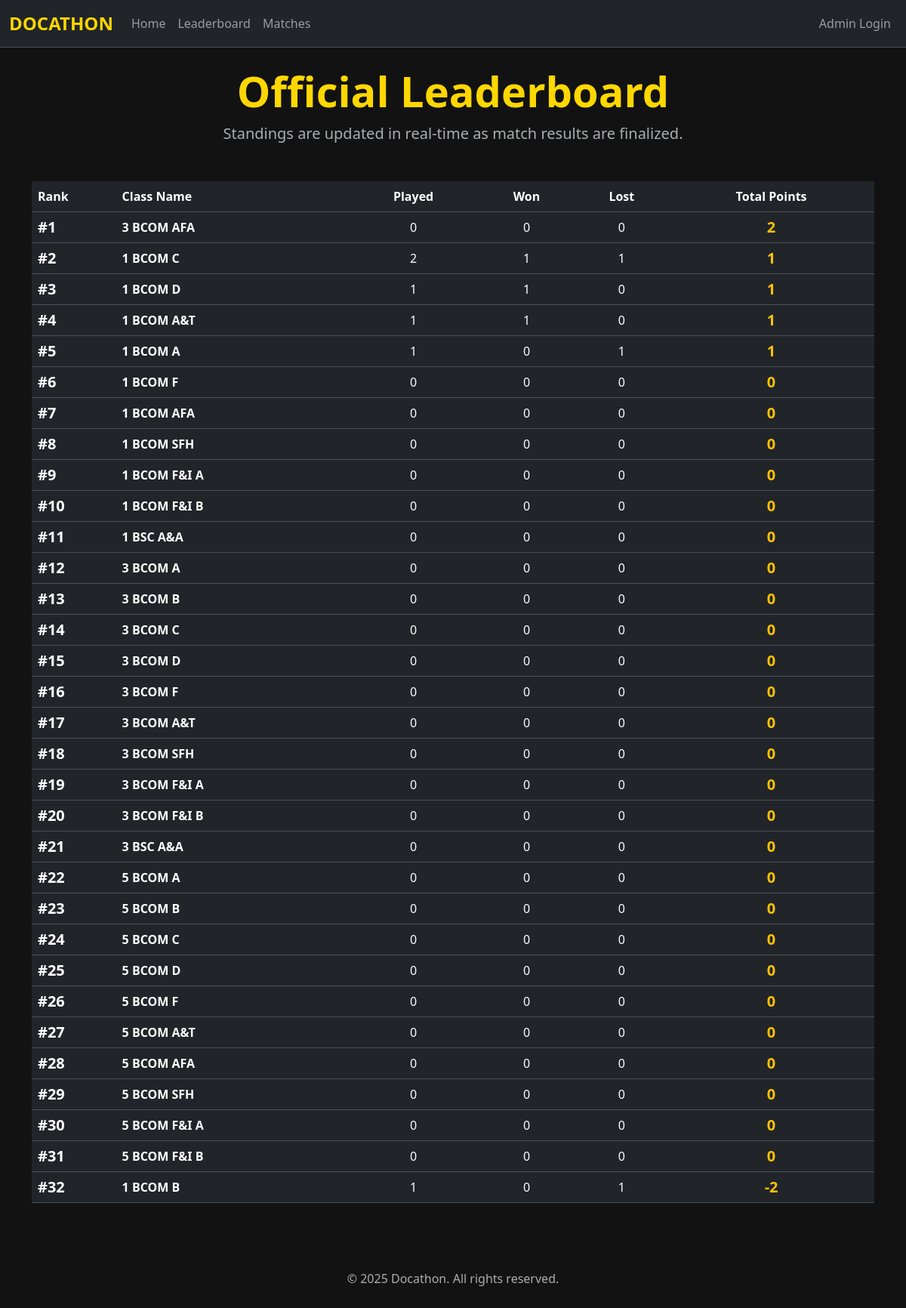
The app's page /leaderboard with its own data.
### tables this page shows
CREATE TABLE classes (
    id INTEGER PRIMARY KEY AUTOINCREMENT,
    name TEXT NOT NULL UNIQUE
);

### app.py (the view)
@app.route('/leaderboard')
def leaderboard():
    conn = get_db_connection()
    query = """
        WITH ClassStats AS (
            -- 1. Calculate Wins, Losses, and Tournament Points from matches
            SELECT
                c.id AS class_id,
                c.name AS class_name,
                COUNT(m.id) AS played,
                SUM(CASE WHEN m.winner_id = c.id THEN 1 ELSE 0 END) AS wins,
                SUM(CASE WHEN m.winner_id != c.id THEN 1 ELSE 0 END) AS losses,
                SUM(CASE
                    WHEN m.winner_id = c.id AND r.round_type = 'FINAL' THEN 5 -- Winner
                    WHEN m.winner_id != c.id AND r.round_type = 'FINAL' THEN 4 -- Runner-up
                    WHEN m.winner_id != c.id AND r.round_type = 'SEMI_FINAL' THEN 3 -- Semi-finalist
                    WHEN m.winner_id != c.id AND r.round_type = 'QUARTER_FINAL' THEN 2 -- Quarter-finalist
                    ELSE 0
                END) AS tournament_points
            FROM classes c
            LEFT JOIN matches m ON (c.id = m.class1_id OR c.id = m.class2_id) AND m.status = 'COMPLETED'
            LEFT JOIN rounds r ON m.round_id = r.id
            GROUP BY c.id, c.name
        ),
        ParticipationPoints AS (
            -- 2. Calculate Participation Points (1 point per unique sport played)
            SELECT
                class_id,
                COUNT(DISTINCT sport_id) * 1 AS participation_points
            FROM (
                SELECT class1_id AS class_id, sport_id FROM matches WHERE status = 'COMPLETED'
                UNION ALL
                SELECT class2_id AS class_id, sport_id FROM matches WHERE status = 'COMPLETED'
            )
            GROUP BY class_id
        ),
        AdjustmentPoints AS (
            -- 3. Sum all manual adjustments
            SELECT
                class_id,
                SUM(points) AS adjustment_points
            FROM point_adjustments
            GROUP BY class_id
        )
        -- 4. Final Calculation and Ranking
        SELECT
            cs.class_name,
            cs.played,
            cs.wins,
            cs.losses,
            (IFNULL(cs.tournament_points, 0) + IFNULL(pp.participation_points, 0) + IFNULL(ap.adjustment_points, 0)) AS total_points
        FROM ClassStats cs
        LEFT JOIN ParticipationPoints pp ON cs.class_id = pp.class_id
        LEFT JOIN AdjustmentPoints ap ON cs.class_id = ap.class_id
        ORDER BY
            total_points DESC, -- Primary sort: total points
            cs.wins DESC;      -- Secondary sort: number of wins
    """
    standings = conn.execute(query).fetchall()
    conn.close()
    return render_template('public/leaderboard.html', standings=standings, page_title="Leaderboard")

### utils/db.py (called while the page is built)
def get_db_connection():
    conn = sqlite3.connect(DB_PATH)
    conn.row_factory = sqlite3.Row
    return conn

### templates/public/leaderboard.html
{% extends "base.html" %}
{% block content %}
<div class="text-center mb-5">
    <h1 class="display-4 fw-bold docathon-brand">Official Leaderboard</h1>
    <p class="lead text-muted">Standings are updated in real-time as match results are finalized.</p>
</div>
<div class="table-responsive">
    <table class="table table-hover align-middle">
        <thead class="table-dark">
            <tr>
                <th style="width: 10%;">Rank</th>
                <th>Class Name</th>
                <th class="text-center">Played</th>
                <th class="text-center">Won</th>
                <th class="text-center">Lost</th>
                <th class="text-center">Total Points</th>
            </tr>
        </thead>
        <tbody>
            {% for row in standings %}
            <tr>
                <td class="fw-bold h5">#{{ loop.index }}</td>
                <td class="fw-semibold">{{ row.class_name }}</td>
                <td class="text-center">{{ row.played }}</td>
                <td class="text-center">{{ row.wins }}</td>
                <td class="text-center">{{ row.losses }}</td>
                <td class="text-center fw-bold h5 text-warning">{{ row.total_points }}</td>
            </tr>
            {% else %}
            <tr>
                <td colspan="6" class="text-center">The competition has not started yet. Check back soon!</td>
            </tr>
            {% endfor %}
        </tbody>
    </table>
</div>
{% endblock %}

### static/css/style.css (style rules this page uses)
body { background-color: #121212 !important; }
.docathon-brand, .btn-warning { color: #FFD700; font-weight: bold; }

### records on screen
classes: class_name "3 BCOM AFA", played "0", wins "0", losses "0", total_points "2"
classes: class_name "1 BCOM A", played "1", wins "0", losses "1", total_points "1"
classes: class_name "1 BCOM F", played "0", wins "0", losses "0", total_points "0"
classes: class_name "1 BCOM AFA", played "0", wins "0", losses "0", total_points "0"
classes: class_name "1 BCOM SFH", played "0", wins "0", losses "0", total_points "0"
classes: class_name "1 BCOM F&I A", played "0", wins "0", losses "0", total_points "0"
classes: class_name "1 BCOM F&I B", played "0", wins "0", losses "0", total_points "0"
classes: class_name "1 BSC A&A", played "0", wins "0", losses "0", total_points "0"
classes: class_name "3 BCOM A", played "0", wins "0", losses "0", total_points "0"
classes: class_name "3 BCOM B", played "0", wins "0", losses "0", total_points "0"
classes: class_name "3 BCOM C", played "0", wins "0", losses "0", total_points "0"
classes: class_name "3 BCOM D", played "0", wins "0", losses "0", total_points "0"
classes: class_name "3 BCOM F", played "0", wins "0", losses "0", total_points "0"
classes: class_name "3 BCOM A&T", played "0", wins "0", losses "0", total_points "0"
classes: class_name "3 BCOM SFH", played "0", wins "0", losses "0", total_points "0"
classes: class_name "3 BCOM F&I A", played "0", wins "0", losses "0", total_points "0"
classes: class_name "3 BCOM F&I B", played "0", wins "0", losses "0", total_points "0"
classes: class_name "3 BSC A&A", played "0", wins "0", losses "0", total_points "0"
classes: class_name "5 BCOM A", played "0", wins "0", losses "0", total_points "0"
classes: class_name "5 BCOM B", played "0", wins "0", losses "0", total_points "0"
classes: class_name "5 BCOM C", played "0", wins "0", losses "0", total_points "0"
classes: class_name "5 BCOM D", played "0", wins "0", losses "0", total_points "0"
classes: class_name "5 BCOM F", played "0", wins "0", losses "0", total_points "0"
classes: class_name "5 BCOM A&T", played "0", wins "0", losses "0", total_points "0"
classes: class_name "5 BCOM AFA", played "0", wins "0", losses "0", total_points "0"
classes: class_name "5 BCOM SFH", played "0", wins "0", losses "0", total_points "0"
classes: class_name "5 BCOM F&I A", played "0", wins "0", losses "0", total_points "0"
classes: class_name "5 BCOM F&I B", played "0", wins "0", losses "0", total_points "0"
classes: class_name "1 BCOM B", played "1", wins "0", losses "1", total_points "-2"

### other values on screen
{{ row.class_name }} "1 BCOM C" "1 BCOM D" "1 BCOM A&T"
{{ row.played }} "2" "1" "1"
{{ row.wins }} "1" "1" "1"
{{ row.losses }} "1" "0" "0"
{{ row.total_points }} "1" "1" "1"
